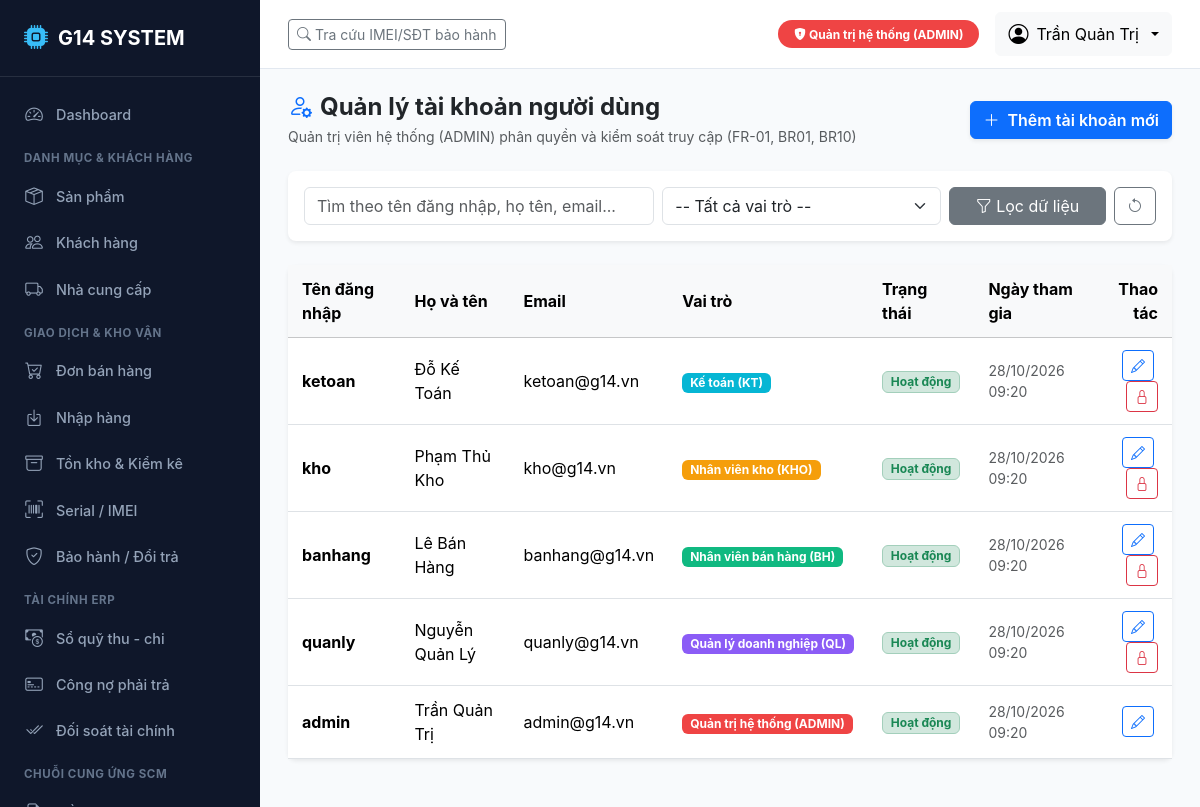
Screenshot of /accounts/users/ (signed in) with the database file from the repository.
### accounts/models.py (models this page shows, shortened)
class User(AbstractUser):
    role = models.CharField(
        max_length=10,
        choices=Role.choices,
        default=Role.BH,
        verbose_name="Vai trò"
    )
    phone = models.CharField(max_length=20, blank=True, verbose_name="Số điện thoại")
    class Meta:
        verbose_name = "Tài khoản người dùng"
        verbose_name_plural = "Danh sách tài khoản"
        ordering = ['-date_joined']

### accounts/views.py (the view, shortened to what this page needs)
# urls.py: path('users/', views.user_list_view, name='user_list'),
@login_required
@role_required([Role.ADMIN])
def user_list_view(request):
    query = request.GET.get('q', '').strip()
    role_filter = request.GET.get('role', '')
    users = User.objects.all().order_by('-date_joined')
    if role_filter:
        users = users.filter(role=role_filter)
    paginator = Paginator(users, 15)
    page_number = request.GET.get('page')
    page_obj = paginator.get_page(page_number)
    return render(request, 'accounts/user_list.html', {
        'page_obj': page_obj,
        'query': query,
        'role_filter': role_filter,
        'roles': Role.choices,
    })

### accounts/context_processors.py (called while the page is built, shortened)
def user_role_context(request):
    user = request.user
    role = getattr(user, 'role', '')
    is_super = user.is_superuser
    return {
        'is_admin': role == Role.ADMIN or is_super,
        'is_ql': role in [Role.QL, Role.ADMIN] or is_super,
        'is_bh': role in [Role.BH, Role.ADMIN] or is_super,
        'is_kho': role in [Role.KHO, Role.ADMIN] or is_super,
        'is_kt': role in [Role.KT, Role.ADMIN] or is_super,
        'current_role': role,
        'current_role_display': user.get_role_display() if hasattr(user, 'get_role_display') else '',
        'Role': Role,
    }

### templates/accounts/user_list.html (shortened to what this page needs)
{% extends 'base.html' %}
{% block content %}
<div class="d-flex justify-content-between align-items-center mb-4">
    <div>
        <h4 class="fw-bold mb-1"><i class="bi bi-person-gear me-2 text-primary"></i>Quản lý tài khoản người dùng</h4>
        <p class="text-muted small mb-0">Quản trị viên hệ thống (ADMIN) phân quyền và kiểm soát truy cập (FR-01, BR01, BR10)</p>
    </div>
    <a href="{% url 'accounts:user_create' %}" class="btn btn-primary fw-semibold shadow-sm">
        <i class="bi bi-plus-lg me-1"></i> Thêm tài khoản mới
    </a>
</div>
<div class="card mb-4 border-0 shadow-sm">
    <div class="card-body p-3">
        <form method="get" class="row g-2 align-items-center">
            <div class="col-md-5">
                <input type="text" name="q" class="form-control" placeholder="Tìm theo tên đăng nhập, họ tên, email..." value="{{ query }}">
            </div>
            <div class="col-md-4">
                <select name="role" class="form-select">
                    <option value="">-- Tất cả vai trò --</option>
                </select>
            </div>
            <div class="col-md-3 d-flex gap-2">
                <button type="submit" class="btn btn-secondary w-100"><i class="bi bi-funnel"></i> Lọc dữ liệu</button>
                <a href="{% url 'accounts:user_list' %}" class="btn btn-outline-secondary"><i class="bi bi-arrow-counterclockwise"></i></a>
            </div>
        </form>
    </div>
</div>
<div class="card border-0 shadow-sm">
    <div class="table-responsive">
        <table class="table table-hover align-middle mb-0">
            <thead class="table-light">
                <tr>
                    <th>Tên đăng nhập</th>
                    <th>Họ và tên</th>
                    <th>Email</th>
                    <th>Vai trò</th>
                    <th>Trạng thái</th>
                    <th>Ngày tham gia</th>
                    <th class="text-end">Thao tác</th>
                </tr>
            </thead>
            <tbody>
                {% for u in page_obj %}
                <tr>
                    <td><strong>{{ u.username }}</strong></td>
                    <td>{{ u.get_full_name|default:"--" }}</td>
                    <td>{{ u.email|default:"--" }}</td>
                    <td>
                        <span class="badge role-badge-{{ u.role }} py-1 px-2">{{ u.get_role_display }}</span>
                    </td>
                    <td>
                        {% if u.is_active %}
                        <span class="badge bg-success-subtle text-success border border-success-subtle">Hoạt động</span>
                        {% else %}
                        <span class="badge bg-danger-subtle text-danger border border-danger-subtle">Đã khóa</span>
                        {% endif %}
                    </td>
                    <td class="text-muted small">{{ u.date_joined|date:"d/m/Y H:i" }}</td>
                    <td class="text-end">
                        <a href="{% url 'accounts:user_edit' u.pk %}" class="btn btn-sm btn-outline-primary me-1" title="Sửa">
                            <i class="bi bi-pencil"></i>
                        </a>
                        {% if u != request.user %}
                        <a href="{% url 'accounts:user_toggle_active' u.pk %}" class="btn btn-sm {% if u.is_active %}btn-outline-danger{% else %}btn-outline-success{% endif %}" title="{% if u.is_active %}Khóa tài khoản{% else %}Mở khóa{% endif %}" onclick="return confirm('Bạn có chắc muốn thay đổi trạng thái tài khoản này?');">
                            <i class="bi {% if u.is_active %}bi-lock{% else %}bi-unlock{% endif %}"></i>
                        </a>
                        {% endif %}
                    </td>
                </tr>
                {% empty %}
                <tr>
                    <td colspan="7" class="text-center py-4 text-muted">Không tìm thấy tài khoản nào phù hợp.</td>
                </tr>
                {% endfor %}
            </tbody>
        </table>
    </div>
</div>
{% endblock %}

### templates/base.html (shortened to what this page needs)
<!DOCTYPE html>
<html lang="vi">
<head>
    <link href="https://cdn.jsdelivr.net/npm/bootstrap@5.3.3/dist/css/bootstrap.min.css" rel="stylesheet">
    <link href="https://cdn.jsdelivr.net/npm/bootstrap-icons@1.11.3/font/bootstrap-icons.min.css" rel="stylesheet">
</head>
<body>
    {% if user.is_authenticated %}
    <aside class="sidebar">
        <div class="brand">
            <i class="bi bi-cpu-fill"></i>
            <span>G14 SYSTEM</span>
        </div>
        <ul class="sidebar-menu">
            {% if is_ql or is_kt or is_admin %}
            <li><a href="{% url 'reports:dashboard' %}" class="sidebar-link"><i class="bi bi-speedometer2"></i> Dashboard</a></li>
            {% endif %}
            <div class="sidebar-section-title">Danh mục & Khách hàng</div>
            <li><a href="{% url 'catalog:product_list' %}" class="sidebar-link"><i class="bi bi-box-seam"></i> Sản phẩm</a></li>
            {% if is_bh or is_ql %}
            <li><a href="{% url 'catalog:customer_list' %}" class="sidebar-link"><i class="bi bi-people"></i> Khách hàng</a></li>
            {% endif %}
            {% if is_kho or is_kt or is_ql %}
            <li><a href="{% url 'catalog:supplier_list' %}" class="sidebar-link"><i class="bi bi-truck"></i> Nhà cung cấp</a></li>
            {% endif %}
            <div class="sidebar-section-title">Giao dịch & Kho vận</div>
            {% if is_bh or is_ql or is_kt %}
            <li><a href="{% url 'sales:order_list' %}" class="sidebar-link"><i class="bi bi-cart-check"></i> Đơn bán hàng</a></li>
            {% endif %}
            {% if is_kho or is_ql or is_kt %}
            <li><a href="{% url 'purchasing:receipt_list' %}" class="sidebar-link"><i class="bi bi-box-arrow-in-down"></i> Nhập hàng</a></li>
            <li><a href="{% url 'inventory:inventory_summary' %}" class="sidebar-link"><i class="bi bi-archive"></i> Tồn kho & Kiểm kê</a></li>
            {% endif %}
            {% if is_bh or is_kho or is_ql %}
            <li><a href="{% url 'devices:device_list' %}" class="sidebar-link"><i class="bi bi-upc-scan"></i> Serial / IMEI</a></li>
            <li><a href="{% url 'devices:warranty_list' %}" class="sidebar-link"><i class="bi bi-shield-check"></i> Bảo hành / Đổi trả</a></li>
            {% endif %}
            {% if is_kt or is_ql %}
            <div class="sidebar-section-title">Tài chính ERP</div>
            <li><a href="{% url 'finance:cash_ledger_list' %}" class="sidebar-link"><i class="bi bi-cash-coin"></i> Sổ quỹ thu - chi</a></li>
            <li><a href="{% url 'finance:payable_list' %}" class="sidebar-link"><i class="bi bi-credit-card-2-front"></i> Công nợ phải trả</a></li>
            <li><a href="{% url 'finance:reconciliation' %}" class="sidebar-link"><i class="bi bi-check2-all"></i> Đối soát tài chính</a></li>
            {% endif %}
            {% if is_kho or is_ql %}
            <div class="sidebar-section-title">Chuỗi cung ứng SCM</div>
            <li><a href="{% url 'scm:request_list' %}" class="sidebar-link"><i class="bi bi-file-earmark-text"></i> Đề nghị nhập hàng</a></li>
            {% endif %}
        </ul>
    </aside>
    {% endif %}
    <div class="{% if user.is_authenticated %}main-wrapper{% endif %}">
        {% if user.is_authenticated %}
        <header class="top-navbar no-print">
            <div class="d-flex align-items-center gap-3">
                <a href="{% url 'devices:device_lookup' %}" class="btn btn-outline-secondary btn-sm">
                    <i class="bi bi-search"></i> Tra cứu IMEI/SĐT bảo hành
                </a>
            </div>
            <div class="d-flex align-items-center gap-3">
                <span class="badge role-badge-{{ current_role }} py-2 px-3 rounded-pill">
                    <i class="bi bi-shield-lock-fill"></i> {{ current_role_display }}
                </span>
                <div class="dropdown">
                    <button class="btn btn-light dropdown-toggle d-flex align-items-center gap-2" type="button" data-bs-toggle="dropdown">
                        <i class="bi bi-person-circle fs-5"></i>
                        <span>{{ user.get_full_name|default:user.username }}</span>
                    </button>
                </div>
            </div>
        </header>
        {% endif %}
        <main class="main-content">
            {% block content %}{% endblock %}
        </main>
    </div>
</body>
</html>

### templates/base.html (style rules this page uses)
:root { --g14-primary: #0d6efd; --g14-dark: #1e293b; --g14-sidebar: #0f172a; --g14-sidebar-hover: #1e293b; --g14-sidebar-text: #94a3b8; --g14-sidebar-active: #38bdf8; }
body { font-family: -apple-system, BlinkMacSystemFont, "Segoe UI", Roboto, "Helvetica Neue", Arial, sans-serif; background-color: #f8fafc; min-height: 100vh; }
.sidebar { width: 260px; background-color: var(--g14-sidebar); min-height: 100vh; color: var(--g14-sidebar-text); position: fixed; top: 0; left: 0; z-index: 1000; overflow-y: auto; transition: all 0.3s; }
.sidebar .brand { padding: 20px 24px; font-size: 1.25rem; font-weight: 700; color: #fff; border-bottom: 1px solid rgba(255, 255, 255, 0.1); display: flex; align-items: center; gap: 10px; }
.sidebar .brand i { color: var(--g14-sidebar-active); font-size: 1.5rem; }
.sidebar-menu { padding: 15px 0; list-style: none; margin: 0; }
.sidebar-section-title { padding: 12px 24px 6px; font-size: 0.72rem; text-transform: uppercase; font-weight: 700; letter-spacing: 0.05em; color: #64748b; }
.sidebar-link { display: flex; align-items: center; gap: 12px; padding: 10px 24px; color: var(--g14-sidebar-text); text-decoration: none; font-size: 0.9rem; font-weight: 500; transition: all 0.2s; }
.sidebar-link i { font-size: 1.1rem; width: 20px; text-align: center; }
.main-wrapper { margin-left: 260px; min-height: 100vh; display: flex; flex-direction: column; }
.top-navbar { background-color: #fff; border-bottom: 1px solid #e2e8f0; padding: 12px 28px; display: flex; justify-content: space-between; align-items: center; position: sticky; top: 0; z-index: 999; }
.main-content { padding: 24px 28px; flex-grow: 1; }
.card { border: 1px solid #e2e8f0; border-radius: 8px; box-shadow: 0 1px 3px 0 rgba(0, 0, 0, 0.05); margin-bottom: 24px; }
.table > :not(caption) > * > * { padding: 12px 14px; vertical-align: middle; }
.role-badge-ADMIN { background-color: #ef4444; color: #fff; }
.role-badge-QL { background-color: #8b5cf6; color: #fff; }
.role-badge-BH { background-color: #10b981; color: #fff; }
.role-badge-KHO { background-color: #f59e0b; color: #fff; }
.role-badge-KT { background-color: #06b6d4; color: #fff; }

### rows the page displays
User: get_full_name "Trần Quản Trị", username "admin", email "admin@g14.vn", role "Quản trị hệ thống (ADMIN)", is_active "Hoạt động", date_joined "28/10/2026 09:20"
User: username "ketoan", get_full_name "Đỗ Kế Toán", email "ketoan@g14.vn", role "Kế toán (KT)", is_active "Hoạt động", date_joined "28/10/2026 09:20"
User: username "kho", get_full_name "Phạm Thủ Kho", email "kho@g14.vn", role "Nhân viên kho (KHO)", is_active "Hoạt động", date_joined "28/10/2026 09:20"
User: username "banhang", get_full_name "Lê Bán Hàng", email "banhang@g14.vn", role "Nhân viên bán hàng (BH)", is_active "Hoạt động", date_joined "28/10/2026 09:20"
User: username "quanly", get_full_name "Nguyễn Quản Lý", email "quanly@g14.vn", role "Quản lý doanh nghiệp (QL)", is_active "Hoạt động", date_joined "28/10/2026 09:20"

### other values shown
{{ current_role_display }} "Quản trị hệ thống (ADMIN)"
